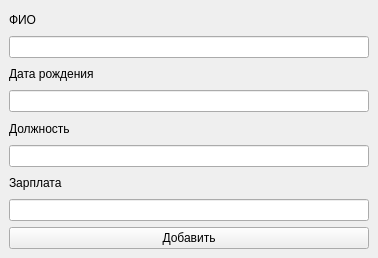
<?xml version="1.0" encoding="UTF-8"?>
<ui version="4.0">
 <class>MainWindow</class>
 <widget class="QMainWindow" name="MainWindow">
  <property name="geometry">
   <rect>
    <x>0</x>
    <y>0</y>
    <width>378</width>
    <height>258</height>
   </rect>
  </property>
  <property name="minimumSize">
   <size>
    <width>378</width>
    <height>258</height>
   </size>
  </property>
  <property name="maximumSize">
   <size>
    <width>378</width>
    <height>258</height>
   </size>
  </property>
  <property name="windowTitle">
   <string>Add info</string>
  </property>
  <widget class="QWidget" name="centralwidget">
   <layout class="QVBoxLayout" name="verticalLayout">
    <item>
     <widget class="QLabel" name="label">
      <property name="text">
       <string>ФИО</string>
      </property>
     </widget>
    </item>
    <item>
     <widget class="QLineEdit" name="lineEdit"/>
    </item>
    <item>
     <widget class="QLabel" name="label_2">
      <property name="text">
       <string>Дата рождения</string>
      </property>
     </widget>
    </item>
    <item>
     <widget class="QLineEdit" name="lineEdit_2"/>
    </item>
    <item>
     <widget class="QLabel" name="label_3">
      <property name="text">
       <string>Должность</string>
      </property>
     </widget>
    </item>
    <item>
     <widget class="QLineEdit" name="lineEdit_3"/>
    </item>
    <item>
     <widget class="QLabel" name="label_4">
      <property name="text">
       <string>Зарплата</string>
      </property>
     </widget>
    </item>
    <item>
     <widget class="QLineEdit" name="lineEdit_4"/>
    </item>
    <item>
     <widget class="QPushButton" name="pushButton">
      <property name="text">
       <string>Добавить</string>
      </property>
     </widget>
    </item>
   </layout>
  </widget>
 </widget>
 <resources/>
 <connections/>
</ui>
